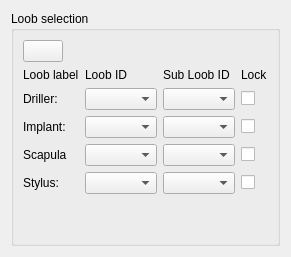
      <widget class="QWidget" name="settings">
       <attribute name="title">
        <string>General settings</string>
       </attribute>
       <layout class="QVBoxLayout" name="verticalLayout_20">
        <item>
         <widget class="QGroupBox" name="groupBox">
          <property name="title">
           <string>Loob selection</string>
          </property>
          <layout class="QVBoxLayout" name="verticalLayout_4">
           <item>
            <layout class="QHBoxLayout" name="horizontalLayout_34">
             <item>
              <widget class="QPushButton" name="pushButton_update_loob_list">
               <property name="text">
                <string/>
               </property>
               <property name="icon">
                <iconset>
                 <normaloff>../../../../../../.designer/backup/icon/refresh.png</normaloff>
                 <activeon>../../../../../../.designer/backup/icon/refresh.png</activeon>../../../../../../.designer/backup/icon/refresh.png</iconset>
               </property>
              </widget>
             </item>
             <item>
              <spacer name="horizontalSpacer_31">
               <property name="orientation">
                <enum>Qt::Horizontal</enum>
               </property>
               <property name="sizeHint" stdset="0">
                <size>
                 <width>40</width>
                 <height>20</height>
                </size>
               </property>
              </spacer>
             </item>
            </layout>
           </item>
           <item>
            <layout class="QGridLayout" name="gridLayout">
             <item row="3" column="1">
              <widget class="QComboBox" name="comboBox_loob_scapula">
               <property name="layoutDirection">
                <enum>Qt::LeftToRight</enum>
               </property>
              </widget>
             </item>
             <item row="4" column="3">
              <widget class="QCheckBox" name="checkBox_lock_stylus">
               <property name="text">
                <string/>
               </property>
              </widget>
             </item>
             <item row="3" column="3">
              <widget class="QCheckBox" name="checkBox_lock_scapula">
               <property name="text">
                <string/>
               </property>
              </widget>
             </item>
             <item row="4" column="1">
              <widget class="QComboBox" name="comboBox_loob_stylus">
               <property name="layoutDirection">
                <enum>Qt::LeftToRight</enum>
               </property>
              </widget>
             </item>
             <item row="1" column="0">
              <widget class="QLabel" name="label">
               <property name="text">
                <string>Driller:</string>
               </property>
              </widget>
             </item>
             <item row="0" column="2">
              <widget class="QLabel" name="label_24">
               <property name="text">
                <string>Sub Loob ID</string>
               </property>
              </widget>
             </item>
             <item row="1" column="3">
              <widget class="QCheckBox" name="checkBox_lock_driller">
               <property name="text">
                <string/>
               </property>
              </widget>
             </item>
             <item row="2" column="2">
              <widget class="QComboBox" name="comboBox_subloob_implant">
               <property name="layoutDirection">
                <enum>Qt::LeftToRight</enum>
               </property>
              </widget>
             </item>
             <item row="2" column="1">
              <widget class="QComboBox" name="comboBox_loob_implant">
               <property name="layoutDirection">
                <enum>Qt::LeftToRight</enum>
               </property>
              </widget>
             </item>
             <item row="4" column="0">
              <widget class="QLabel" name="label_23">
               <property name="text">
                <string>Stylus:</string>
               </property>
              </widget>
             </item>
             <item row="2" column="0">
              <widget class="QLabel" name="label_2">
               <property name="text">
                <string>Implant:</string>
               </property>
              </widget>
             </item>
             <item row="0" column="1">
              <widget class="QLabel" name="label_18">
               <property name="text">
                <string>Loob ID</string>
               </property>
              </widget>
             </item>
             <item row="3" column="2">
              <widget class="QComboBox" name="comboBox_subloob_scapula">
               <property name="layoutDirection">
                <enum>Qt::LeftToRight</enum>
               </property>
              </widget>
             </item>
             <item row="3" column="0">
              <widget class="QLabel" name="label_22">
               <property name="text">
                <string>Scapula</string>
               </property>
              </widget>
             </item>
             <item row="0" column="0">
              <widget class="QLabel" name="label_17">
               <property name="text">
                <string>Loob label</string>
               </property>
              </widget>
             </item>
             <item row="2" column="3">
              <widget class="QCheckBox" name="checkBox_lock_implant">
               <property name="text">
                <string/>
               </property>
              </widget>
             </item>
             <item row="4" column="2">
              <widget class="QComboBox" name="comboBox_subloob_stylus">
               <property name="layoutDirection">
                <enum>Qt::LeftToRight</enum>
               </property>
              </widget>
             </item>
             <item row="1" column="2">
              <widget class="QComboBox" name="comboBox_subloob_driller">
               <property name="layoutDirection">
                <enum>Qt::LeftToRight</enum>
               </property>
              </widget>
             </item>
             <item row="0" column="3">
              <widget class="QLabel" name="label_21">
               <property name="text">
                <string>Lock</string>
               </property>
              </widget>
             </item>
             <item row="1" column="1">
              <widget class="QComboBox" name="comboBox_loob_driller">
               <property name="layoutDirection">
                <enum>Qt::LeftToRight</enum>
               </property>
              </widget>
             </item>
            </layout>
           </item>
           <item>
            <spacer name="verticalSpacer_7">
             <property name="orientation">
              <enum>Qt::Vertical</enum>
             </property>
             <property name="sizeHint" stdset="0">
              <size>
               <width>20</width>
               <height>40</height>
              </size>
             </property>
            </spacer>
           </item>
          </layout>
         </widget>
        </item>
       </layout>
      </widget>
